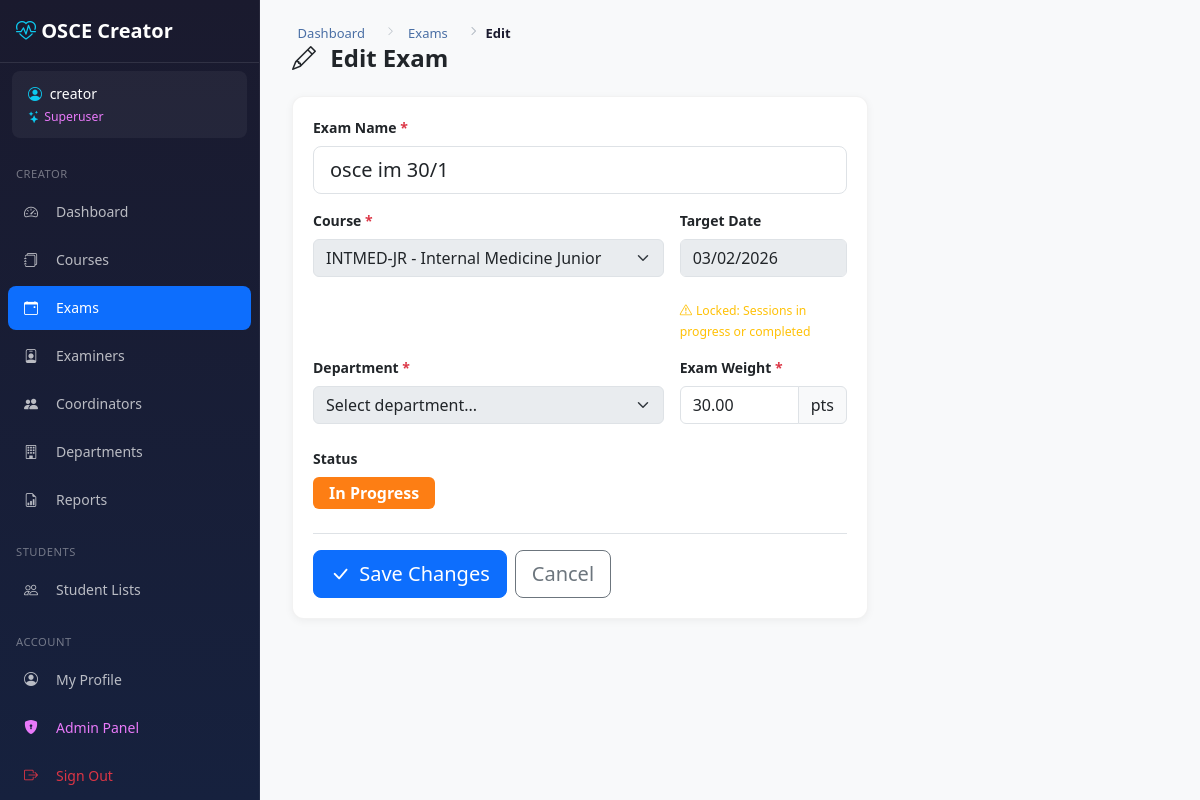
Page /creator/exams/f70c65dd-0035-4ac2-be3e-a512392cad2b/edit/ (signed in) on the earlier database version.
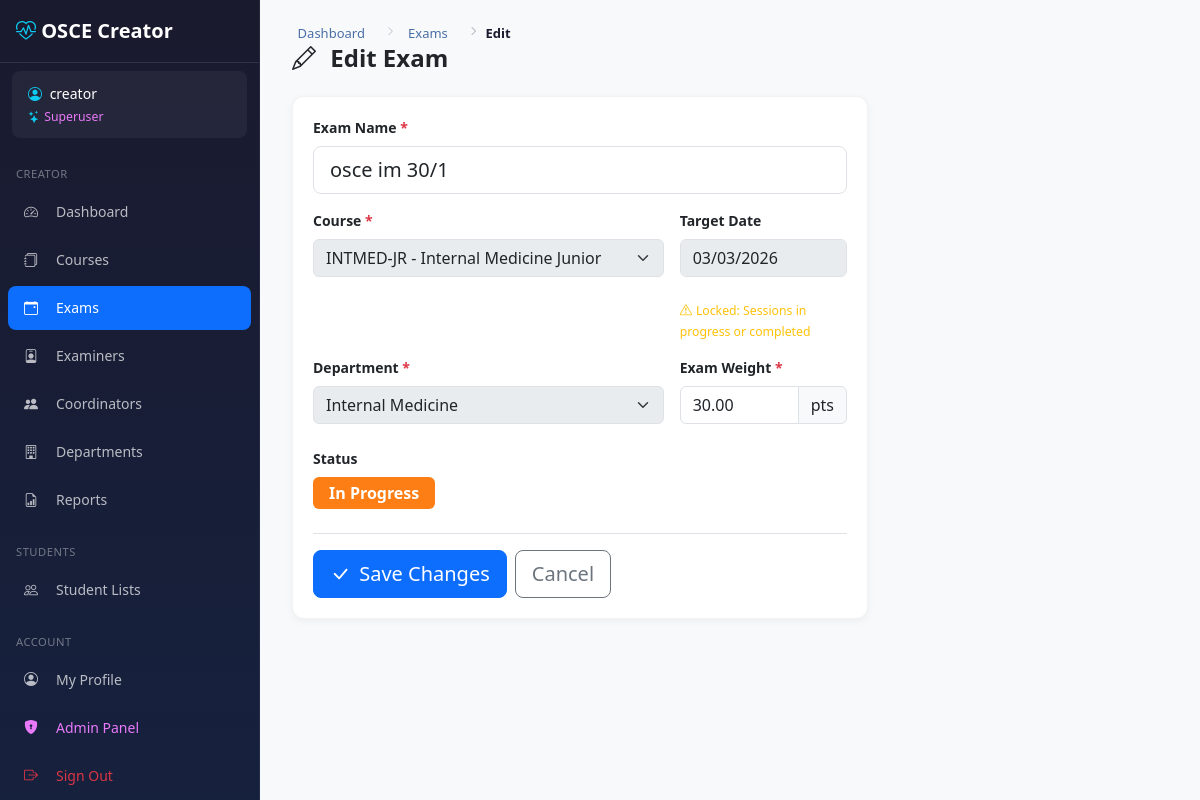
Same page on the later database version.
### core/models/exam.py (models this page shows, shortened)
class Exam(TimestampMixin):
    id = models.UUIDField(primary_key=True, default=uuid.uuid4, editable=False)
    course = models.ForeignKey(
        'core.Course', on_delete=models.CASCADE, related_name='exams', db_index=True
    )
    name = models.CharField(max_length=100)
    description = models.TextField(blank=True, default='')
    exam_date = models.DateField()
    department = models.CharField(max_length=100, blank=True, default='')
    number_of_stations = models.IntegerField(default=4)
    station_duration_minutes = models.IntegerField(default=8)
    exam_weight = models.DecimalField(
        max_digits=6, decimal_places=2,
        null=True, blank=True,
        help_text='Final grade weight (e.g. 40 means the exam is marked out of 40 regardless of total station marks)'
    )
    status = models.CharField(max_length=20, default='draft')
    is_deleted = models.BooleanField(default=False, db_index=True)
    deleted_at = models.IntegerField(null=True, blank=True)
    deleted_by = models.IntegerField(null=True, blank=True)
    class Meta:
        db_table = 'exams'

### core/models/course.py (models this page shows, shortened)
class Course(TimestampMixin):
    id = models.AutoField(primary_key=True)
    code = models.CharField(max_length=20, unique=True)
    short_code = models.CharField(max_length=20, blank=True, default='')
    name = models.CharField(max_length=100)
    description = models.TextField(blank=True, default='')
    year_level = models.IntegerField(default=1)
    department = models.ForeignKey(
        'core.Department',
        on_delete=models.SET_NULL,
        null=True, blank=True,
        related_name='courses',
        help_text='Department responsible for this course',
    )
    osce_mark = models.PositiveIntegerField(
        null=True, blank=True,
        help_text='Total OSCE mark for this course (entered manually, e.g. 50)',
    )
    class Meta:
        db_table = 'courses'

### core/models/department.py (models this page shows, shortened)
class Department(TimestampMixin):
    name = models.CharField(max_length=150, unique=True)
    class Meta:
        db_table = 'departments'
        ordering = ['name']
        verbose_name = 'Department'
        verbose_name_plural = 'Departments'

### creator/views/exams.py (the view, shortened to what this page needs)
# urls.py: path('exams/<uuid:exam_id>/edit/', exams.exam_edit, name='exam_edit'),
@login_required
def exam_edit(request, exam_id):
    exam = get_object_or_404(Exam, pk=exam_id)
    courses = Course.objects.order_by('code')
    departments = Department.objects.order_by('name')
    active_or_completed_sessions = ExamSession.objects.filter(
        exam=exam, status__in=['in_progress', 'completed']
    ).exists()
    return render(request, 'creator/exams/form.html', {
        'exam': exam,
        'courses': courses,
        'departments': departments,
        'date_field_disabled': active_or_completed_sessions,
    })

### core/context_processors.py (called while the page is built)
def admin_token(request):
    if hasattr(request, 'user') and request.user.is_authenticated and request.user.is_staff:
        return {'ADMIN_TOKEN': settings.SECRET_ADMIN_URL}
    return {'ADMIN_TOKEN': ''}

### core/models/examiner.py (called while the page is built)
    @property
    def display_name(self):
        if self.title:
            return f"{self.title} {self.full_name}"
        return self.full_name

### core/templatetags/osce_filters.py (called while the page is built)
@register.filter(name='status_label')
def status_label_filter(value):
    LABELS = {
        'draft':       'Draft',
        'ready':       'Ready',
        'scheduled':   'Scheduled',
        'in_progress': 'In Progress',
        'completed':   'Completed',
        'archived':    'Archived',
        'cancelled':   'Cancelled',
    }
    if not value:
        return ''
    return LABELS.get(str(value), str(value).replace('_', ' ').title())

### templates/creator/exams/form.html (shortened to what the changed rows need)
{% extends 'creator/base_creator.html' %}
{% load osce_filters %}
{% block content %}
<div class="page-header">
    <h1>
        <i class="bi bi-{% if exam %}pencil{% else %}plus-lg{% endif %} me-2"></i>
        {% if exam %}Edit Exam{% else %}Create New Exam{% endif %}
    </h1>
</div>
<div class="row">
    <div class="col-lg-8">
        <div class="stat-card">
            <form method="POST">
                <div class="row g-3 mb-4">
                    <div class="col-12">
                        <label for="name" class="form-label fw-bold">Exam Name <span class="text-danger">*</span></label>
                        <input type="text" class="form-control form-control-lg" id="name" name="name"
                               value="{% if exam %}{{ exam.name }}{% endif %}"
                               placeholder="e.g., Final OSCE 2026" required>
                    </div>
                    <div class="col-md-8">
                        <label for="course_id" class="form-label fw-bold">Course <span class="text-danger">*</span></label>
                        <select class="form-select" id="course_id" name="course_id" required {% if exam %}disabled{% endif %}>
                            {% for course in courses %}
                            <option value="{{ course.id }}"
                                    {% if exam and exam.course_id == course.id %}selected{% endif %}>
                                {{ course.short_code|default:course.code }} - {{ course.name }}
                            </option>
                            {% endfor %}
                        </select>
                    </div>
                    <div class="col-md-4">
                        <label for="exam_date" class="form-label fw-bold">Target Date</label>
                        <input type="date" class="form-control" id="exam_date" name="exam_date"
                               value="{% if exam and exam.exam_date %}{{ exam.exam_date|date:'Y-m-d' }}{% endif %}"
                               {% if date_field_disabled %}disabled{% endif %}>
                        <small class="text-muted">{% if date_field_disabled %}<br><span class="text-warning"><i class="bi bi-exclamation-triangle me-1"></i>Locked: Sessions in progress or completed</span>{% endif %}</small>
                    </div>
                    <div class="col-md-8">
                        <label for="department" class="form-label fw-bold">Department <span class="text-danger">*</span></label>
                        <select class="form-select" id="department" name="department" required {% if exam %}disabled{% endif %}>
                            <option value="">Select department...</option>
                            {% for dept in departments %}
                            <option value="{{ dept.name }}" {% if exam and exam.department == dept.name %}selected{% endif %}>{{ dept.name }}</option>
                            {% endfor %}
                        </select>
                    </div>
                    <div class="col-md-4">
                        <div class="input-group">
                            <input type="number" class="form-control" id="exam_weight" name="exam_weight"
                                   value="{% if exam and exam.exam_weight %}{{ exam.exam_weight }}{% endif %}"
                                   min="1" step="0.5" placeholder="e.g. 40" required>
                            <span class="input-group-text">pts</span>
                        </div>
                    </div>
                </div>
                {% if exam %}
                <div class="mb-4">
                    <label class="form-label fw-bold">Status</label>
                    <div>
                        <span class="badge badge-{{ exam.status }} fs-6 px-3 py-2">{{ exam.status|status_label }}</span>
                    </div>
                </div>
                {% endif %}
            </form>
        </div>
    </div>
</div>
{% endblock %}

Differences in the rows shown:
changed Exam "In Progress": exam_date "03/02/2026" → "03/03/2026"; department (not shown) → "Internal Medicine"
Other differences:
form field department: "Select department..." → (not shown)
